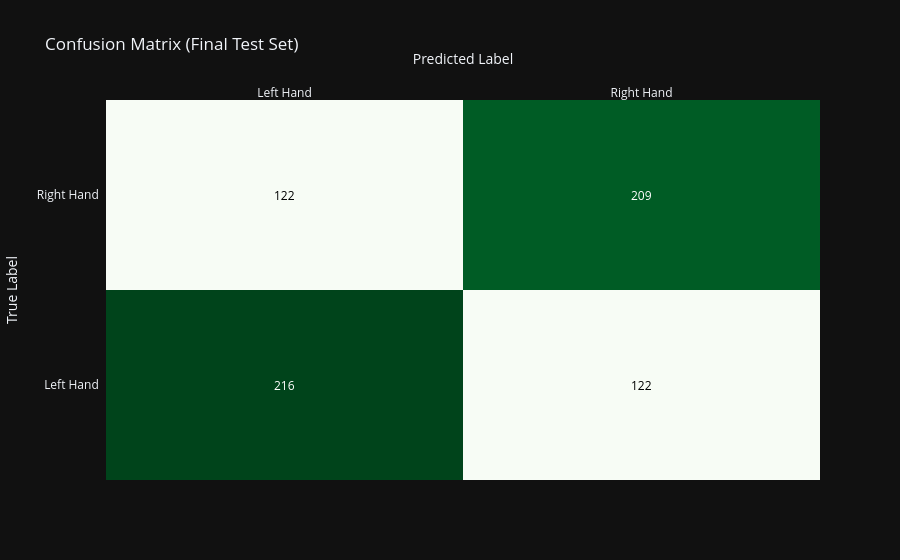

The code cell stored with this chart in its notebook:
### Markdown cell above
## Test

### Code cell
print("\nLoading test data -> ")
X_test, y_test = load_dataset_for_subjects(config.TEST_SUBJECTS, config.BASE_PATH)

print(f"Success. Found {X_test.shape[0]} trials.")
print(f"\nTest data shape: {X_test.shape}")
print(f", Test labels shape: {y_test.shape} (Left: {np.sum(y_test == 0)}, Right: {np.sum(y_test == 1)})")

print("\nPreparing test data ->")
X_test_flat = X_test.reshape(X_test.shape[0], -1)
X_test_scaled_flat = scaler.transform(X_test_flat)  # IMPORTANT: Only transform, do not fit again
X_test_scaled = X_test_scaled_flat.reshape(X_test.shape)
X_test_final = X_test_scaled[:, :, :, np.newaxis]
y_test_final = to_categorical(y_test, config.N_CLASSES)
print(f" Final Test Shape: {X_test_final.shape}")

print("\nEvaluating model on the test set :")
test_loss, test_accuracy = best_model.evaluate(X_test_final, y_test_final, verbose=0, batch_size=config.BATCH_SIZE)
print(f"\nFinal Test Accuracy: {test_accuracy*100:.2f}%")
print(f"   Final Test Loss: {test_loss:.4f}")

y_pred_test = best_model.predict(X_test_final, batch_size=config.BATCH_SIZE)
y_pred_test_classes = np.argmax(y_pred_test, axis=1)
y_true_test_classes = y_test

print("\nClassification Report (Test Set):")
print(classification_report(y_true_test_classes, y_pred_test_classes, target_names=['Left Hand', 'Right Hand']))
plot_confusion_matrix(y_true_test_classes, y_pred_test_classes)

### Figure 1 — Plotly figure (JSON) as saved in the notebook; plotly's stock layout.template omitted (floating-point values rounded to 4 significant figures)
{"data": [{"colorscale": [[0.0, "rgb(247,252,245)"], [0.125, "rgb(229,245,224)"], [0.25, "rgb(199,233,192)"], [0.375, "rgb(161,217,155)"], [0.5, "rgb(116,196,118)"], [0.625, "rgb(65,171,93)"], [0.75, "rgb(35,139,69)"], [0.875, "rgb(0,109,44)"], [1.0, "rgb(0,68,27)"]], "reversescale": false, "showscale": false, "x": ["Left Hand", "Right Hand"], "y": ["Left Hand", "Right Hand"], "z": [[216, 122], [122, 209]], "type": "heatmap"}], "layout": {"annotations": [{"font": {"color": "#FFFFFF"}, "showarrow": false, "text": "216", "x": "Left Hand", "xref": "x", "y": "Left Hand", "yref": "y"}, {"font": {"color": "#000000"}, "showarrow": false, "text": "122", "x": "Right Hand", "xref": "x", "y": "Left Hand", "yref": "y"}, {"font": {"color": "#000000"}, "showarrow": false, "text": "122", "x": "Left Hand", "xref": "x", "y": "Right Hand", "yref": "y"}, {"font": {"color": "#FFFFFF"}, "showarrow": false, "text": "209", "x": "Right Hand", "xref": "x", "y": "Right Hand", "yref": "y"}], "xaxis": {"dtick": 1, "gridcolor": "rgb(0, 0, 0)", "side": "top", "ticks": "", "title": {"text": "Predicted Label"}}, "yaxis": {"dtick": 1, "ticks": "", "ticksuffix": "  ", "title": {"text": "True Label"}}, "title": {"text": "Confusion Matrix (Final Test Set)"}}}
